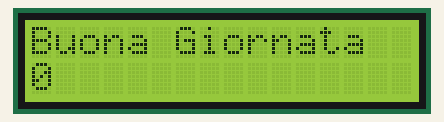
The sketch below on a simulated Arduino Uno, built with avr-gcc and run on an emulated ATmega328P. Shown: 16×2 character LCD.

Above: at 0.1 s.
At 4.1 s:
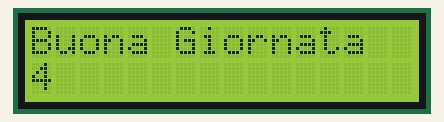
At 9.1 s:
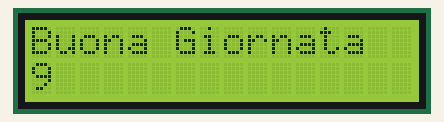
At 19.1 s:
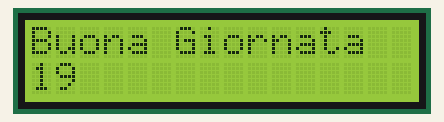
At 29.1 s:
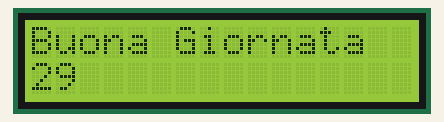
At 39.1 s:
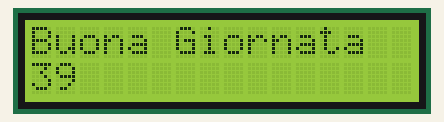

The sketch:

COLLAMENTO_LCD_CON_MOLTI_PIN.ino
```cpp
#include <LiquidCrystal.h>
/*
 Circuito:
  pin Rs collegato al pin digitale 12
  pin Ec (enable) collegato al pin digitale 11
  pin D4 collegato al pin digitale 5
  pin D5 collegato al pin digitale 4
  pin D6 collegato al pin digitale 3
  pin D7 collegato al pin digitale 2
  pin R/W collegato al GND
  pin 1 e pin 5 collegati a GND
  pin 2 collegato a +Vcc
  centrale del potenziometro/trimmer da 10KOhm colegato al pin 3 dell'LCD
  pin SX potenziometro/trimmer collegato a +Vcc
  pin DX potenziometro/trimmer collegato a GND
  i pin SX e DX del potenziometro/trimmer possono essere interscambiati
 */


LiquidCrystal lcd(12, 11, 5, 4, 3, 2);


void setup() {
 lcd.begin(16, 2);

 lcd.print("Buona Giornata");

}

void loop() {
  lcd.setCursor(0,1);
  lcd.print(millis()/1000);

}
```

Measured:
- what the display in image 1 shows lasts 1.0 s, from 4.0 s to 5.0 s
